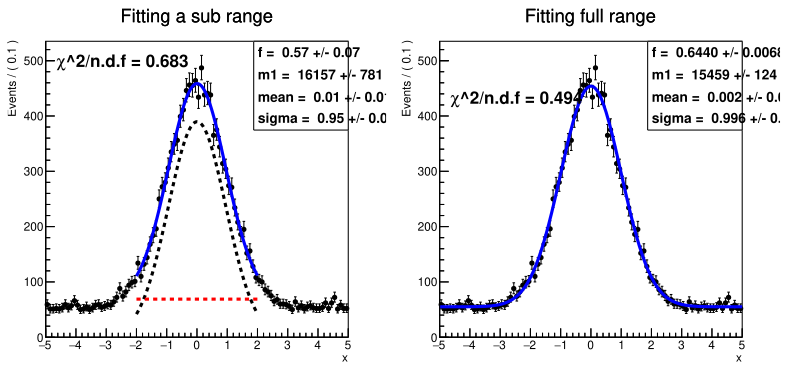

Source code (Python):
from ROOT import TH1F, TFile, RooRealVar, TCanvas, RooDataHist, RooFit, RooGaussian, kTRUE, kFALSE, RooArgList, RooAddPdf, TLatex, RooPolynomial, kBlack, kRed, kDashed
from numpy import random

###################
# Fit in two different ranges different background functions
# Signal - gauss, background - constant or first polynomial or squar root function
###################

## Generation of data sample
"""hh = TH1F("hh", "The hist", 100, -5, 5)
hh.FillRandom("gaus", 10000)
baseline = 50
noise = 5
for i in range(hh.GetNbinsX()):
    hh.SetBinContent(i+1, hh.GetBinContent(i+1) + i + baseline+ random.exponential(noise) // 1)
_file0 = TFile("data_gaus_linear.root", "RECREATE")
hh.Write()
_file0.Close()"""
_file0 = TFile("data_gaus_constant.root", "READ")
hh = _file0.Get("hh")

#Save data in RooDataHist
x = RooRealVar("x", "x", -5, 5)
data = RooDataHist("data", "dataset with x", RooArgList(x), hh)

xframe = x.frame(RooFit.Title("Fitting a sub range"))
xframe_right = x.frame(RooFit.Title("Fitting full range"))

# Create canvas before any drawing of the frames.
# ------------------
c1 = TCanvas("c1", "c1", 1200, 600)
c1.Divide(2,1)
c1.cd(1)

# Plot data on frame
# ------------------
data.plotOn(xframe)
data.plotOn(xframe_right)

# Construct signal PDF
mean = RooRealVar("mean","MeanofGaussian",0,-1,1)
sigma = RooRealVar("sigma","WidthofGaussian",3,-5,5)
gauss = RooGaussian("gauss","gauss(x,mean,sigma)",x,mean,sigma)

# Construct the background pdf
a0 = RooRealVar("a0", "a0", 0.001, 0, 5)
a1 = RooRealVar("a1", "a1", 0.5, 0, 100)
bkg_constant = RooPolynomial("bkg_constant", "bkg_constant", x) 
bkgPDF = RooPolynomial("px", "px", x, RooArgList(a0))

# Construct signal+bkg PDF
f = RooRealVar("f", "f", 0.6, 0, 1)
model = RooAddPdf("model", "model", RooArgList(gauss, bkg_constant), RooArgList(f))

# Construct final model with amplitude
m1 = RooRealVar("m1","model amplitude", 15000, 0, 100000.0) 
model_n = RooAddPdf("model_n", "model * m1", RooArgList(model), RooArgList(m1))


# Fit partial range 
# ----------------------------------
x.setRange("signal", -2, 2)
r_sig = model_n.fitTo(data,RooFit.Save(kTRUE),RooFit.Range("signal"))

# Plot partial range
# By default it plots latest fit
# -------------------
model_n.paramOn(
    xframe,
    RooFit.Range("signal"),
    RooFit.Layout(0.65, 0.9, 0.9), 
    RooFit.Format("NEU", RooFit.AutoPrecision(1)))

model_n.plotOn(
    xframe,
    RooFit.Range("signal"),
    RooFit.Components("gauss"),
    RooFit.LineColor(kBlack),
    RooFit.LineStyle(kDashed))
    
model_n.plotOn(
    xframe,
    RooFit.Range("signal"),
    RooFit.Components("bkg_constant"),
    RooFit.LineColor(kRed),
    RooFit.LineStyle(kDashed))

model_n.plotOn(
    xframe,
    RooFit.Range("signal")
    )

# Plot frame on pad
c1.cd(1)
xframe.Draw()
chi2txt = TLatex()
chi2txt.SetNDC()
chi2txt.DrawLatex(0.13, 0.83, "\chi^2/n.d.f = %0.3f" %xframe.chiSquare()) #Put chi² on plot

# Fit full range
# ----------------------------------
#mean.setConstant(kTRUE); #fix mean
#sigma.setRange(0.1, 3); # change range for sigma
x.setRange("Full", -5, 5)
r_full = model_n.fitTo(data, RooFit.Save(kTRUE), RooFit.PrintLevel(-1), RooFit.Range("Full"))

# Plot full range
# ------------------
model_n.paramOn(
    xframe_right, 
    RooFit.Range("Full"), # or use Range("Full")
    RooFit.Layout(0.65, 0.9, 0.9), 
    RooFit.Format("NEU", RooFit.AutoPrecision(2)))

"""model_n.plotOn(xframe_right, RooFit.Range(""), RooFit.Components(
    "gauss"), RooFit.LineColor(kBlack), RooFit.LineStyle(kDashed))
model_n.plotOn(xframe_right, RooFit.Range(""), RooFit.Components(
    "bkgPDF"), RooFit.LineColor(kRed), RooFit.LineStyle(kDashed))"""
model_n.plotOn(xframe_right, RooFit.Range("Full"))

# Plot frame on pad
c1.cd(2)
xframe_right.Draw()
chi2txt_2 = TLatex()
chi2txt_2.SetNDC()
chi2txt_2.DrawLatex(0.13, 0.73, "\chi^2/n.d.f = %0.3f" %xframe_right.chiSquare()) #Put chi² on plot


c1.Print("5.1_different_background_functions.pdf")

#_file0.Close()
r_full.Print()
